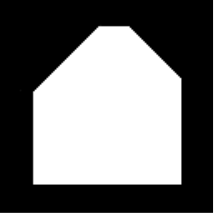
#> input picture lista_periodo_2020_6/imagens/quadrado_q15.png, 214 x 214 px, found by its file name
$ jupyter execute --allow-errors lista_pdi_mateus_de_assis.ipynb   (older library calls are emulated)
#> lines starting #> are read from the running program, lines starting #| are printed output that depends on the picture
# Proposta de Resolução da Primeira Lista de Exercícios, por Mateus de Assis Silva

[cell 1]
import numpy as np
import matplotlib.pyplot as plt
import matplotlib
from scipy import signal
import cv2
from google.colab.patches import cv2_imshow

## Questão 1

Note como a imagem g(x,y) é composta por vários fenômenos que ocorrem em adição: a cena que está sendo capturada r(x,y) e os fenômenos físicos que a acompanham (iluminação i(x,y) e o ganho do sensor h(x,y)); um ruído de característica aleatória n(x,y); e um erro "natural" e determinístico gerado pela implementação física do sensor p(x,y).

Vale saber que a polarização adicionada pelo sensor é naturalmente baixa, visto que as imagens geralmente capturadas em dispositivos eletroeletrônicos não possuem tons distorcidos. Por exemplo, se a polarização na banda do vermelho fosse alta, todas as fotos registradas com o referido sensor teriam um tom vermelho forte, independente do que estivesse sendo fotografado.

A reflectância é uma característica dos objetos em cena, sendo sua capacidade de refletir a luz incidida. A iluminação, por sua vez, pode ser controlada via lâmpadas e refletores adequados (como aqueles que encontramos em estúdios de fotografia).

Por fim, o ruído aditivo representa um elemento indesejado de natureza aleatória. Sua interação pode ser reduzida a partir de filtros adequados. Por exemplo, um ruído impulsivo do tipo sal-e-pimenta pode ser tratado com filtro espacial da mediana, enquanto que um ruído de natureza gaussiana pode ser corrigido com filtro espacial da média.

## Questão 2

[cell 2]
imagem_2 = np.zeros((9,9))
for i in range(0,9):
  for j in range(0,9):
    if i in range(2,7) and j in range(2,7):
      imagem_2[i,j]=1

imagem_2

[cell 3]
mascara_2 = np.array([[-1,0,1],[-1,0,1],[-1,0,1]])
mascara_2

[cell 4]
signal.convolve2d(imagem_2,mascara_2)

Note os números negativos na metade esquerda da matriz. Isso ocorre porque no momento da convolução a matriz é invertida em ambos eixos. Isto é, a matriz resultante é a seguinte:

$ \begin{bmatrix} 1 & 0 & -1\\ 1 & 0 & -1\\ 1 & 0 & -1\\ \end{bmatrix}$

## Questão 3

Como premissa inicial considere que a imagem digital em questão se encontra em tons de cinza (imagem cinzenta, não colorida). Assuma também que o fundo é apresentado com tom claro (branco) e os objetos que compõem a figura são apresentados no tom preto.

(a) De forma a remover os objetos que tocam a margem da figura, executa-se uma varredura sobre os pixels que compõem perímetro da imagem. Caso algum pixel encontrado tenha tom escuro, executa-se o algoritmo ```floodfill``` com semente igual ao valor do maior tom de brilho. Isso fará com que os objetos que tocam a margem sejam mesclados ao fundo da cena. Essa imagem de saída será denominada ```imagem_sem_borda```.

(b) De forma a realizar a contagem dos objetos que se encontram na figura, pode-se executar uma varredura linha-a-linha, partindo do topo esquerdo da imagem até se atingir o canto inferior direito. Também deve-se iniciar uma variável que chamaremos ```contador_de_objetos```. Para cada pixel varrido, compara-se seu valor com o menor tom possível. Caso o retorno dessa comparação seja verdadeiro, incrementa-se o valor da variável   ```contador_de_objetos``` e realiza-se o algoritmo ```floodfill``` com semente igual ao valor dessa variável. Isso permitirá a contagem de objetos até o maior valor de tom cinza menos um. A imagem resultado será denominada ```imagem_contada```.

(c) Como medida de área de objeto, podemos contar quantos pixels compõem o mencionado objeto. Para tanto, define-se um vetor denominado ```vetor_de_areas``` com tantas posiçõesquanto objetos encontrados anteriormente. Varre-se a imagem linha a linha, partindo-se do topo esquerdo até ancançar-se o canto inferior direito. Checa-se o valor de cada pixel, e dependendo de tal quantidade, incrementa-se o respectivo valor no ```vetor_de_areas``` (note que ignora-se valores que correspondem ao fundo ou a 0). Ao fim do processamento, tem-se as áreas de cada objeto.

(d) Para podermos diferenciar um círculo de um quadrado de um triângulo, será necessário, em primeiro lugar, aferir um valor de perímetro para os objetos presentes na figura. Para podermos realizar a medição de tais valores, basta iterar sobre a imagem, mais uma vez, e, ao encontrar um pixel de uma figura, percorrer o trajeto ao redor da imagem, contando quantos pixels que pertencem a imagem tocam o fundo.

Concluída tal etapa, temos, para cada objeto encontrado,suas áreas e perímetros. Assim, basta computar a razão entre o quadrado do perímetro e a área. Note que, para um quadrado, esse número equivale a 16, enquanto que para um círculo , esse valor se aproxima de 12.57 (4 vezes o valor de pi). Caso não se aproxime de nenhum desses valores, atribui-se ao objeto o rótulo "triângulo".

(e) Para identificar as posições dos objetos, itera-se sobre a imagem, partindo do topo esquerdo até se atingir o canto inferior direito. Atingindo-se algum pixel que compõe um objeto, registra-se aquela posição (que vem a ser a posição do objeto) e aplica-se o algoritmo ```floodfill``` com semente igual ao valor do maior tom de brilho (mesclando, assim, o objeto ao fundo da imagem). Ao final teremos, como posição dos objetos, o pixel do canto superior esquerdo da figura.

## Questão 4

Vou [importar a imagem](https://stackoverflow.com/questions/49186905/loading-images-in-google-colab) do quadrado que cortei lá da lista. Pra fazer o download dela, [clique aqui](https://github.com/mtxslv/dca0445_dip/blob/master/lista_periodo_2020_6/imagens/quadrado_q4.png). Abaixo importo e passo ao processamento:

[cell 5]
from google.colab import files
uploaded = files.upload()
#> the answer given: quadrado_q15.png
for fn in uploaded.keys():
  print('User uploaded file "{name}" with length {length} bytes'.format(
      name=fn, length=len(uploaded[fn])))

[cell 6]
imagem_q4 = cv2.imread("quadrado_q4.png",cv2.IMREAD_GRAYSCALE)
#> (the rest of this cell did not finish here and is left out)

[cell 7]
cv2_imshow(imagem_q4)

[cell 8]
type(imagem_q4)

Agora que já vimos a imagem, [apliquemos o Sobel](https://opencv-python-tutroals.readthedocs.io/en/latest/py_tutorials/py_imgproc/py_gradients/py_gradients.html). Caso queira saber mais, [clique aqui](https://docs.opencv.org/3.4/d4/d86/group__imgproc__filter.html#gacea54f142e81b6758cb6f375ce782c8d).

#> (a cell that did not finish here is left out)

Na letra a queremos o [campo vetorial](https://stackoverflow.com/questions/30079740/image-gradient-vector-field-in-python):

[cell 10]
X,Y = np.meshgrid(np.linspace(0,1,157),np.linspace(0,1,157))

[agora é só plotar](https://krajit.github.io/sympy/vectorFields/vectorFields.html)

#> (a cell that did not finish here is left out)

E na letra b pede-se o campo magnitude do gradiente:

#> (a cell that did not finish here is left out)

#> (a cell that did not finish here is left out)

#> (a cell that did not finish here is left out)

## Questão 5

[cell 15]
matriz = np.array([[0,5,7,7,5,8,7,8],
                   [7,2,6,2,6,5,6,8],
                   [6,9,7,7,0,7,2,7],
                   [6,6,1,7,6,7,7,5],
                   [9,6,0,7,8,2,6,7],
                   [2,8,8,2,7,6,7,8],
                   [7,3,2,6,1,7,5,8],
                   [9,9,5,6,7,7,7,7]])
matriz

[cell 16]
# (b)
histogram_vector,bin_edges = np.histogram(matriz)
plt.bar(np.arange(0,10),histogram_vector)

[cell 17]
#(c)
cumulative_histogram = np.cumsum(histogram_vector)
plt.bar(np.arange(0,10),cumulative_histogram)
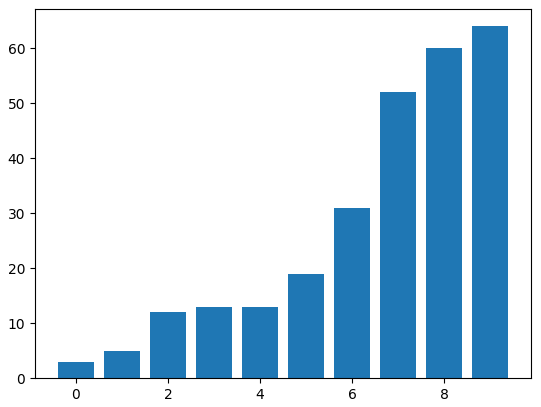
#> figure drawn by matplotlib, 1 panel; tallest bar 64 high, from x = 8.6 to 9.4

[cell 18]
def mapeamento_cum_hist(matriz_recebida,histograma_acumulado):
  linhas,colunas = np.shape(matriz_recebida)
  matriz_cum_hist = np.zeros((linhas,colunas))
  for i in range(0,linhas):
    for j in range(0,colunas):
      matriz_cum_hist[i,j]=histograma_acumulado[matriz_recebida[i,j]]
  return np.amax(matriz_recebida)*np.round(matriz_cum_hist/(linhas*colunas),1)

[cell 19]
mapeamento_cum_hist(matriz, cumulative_histogram)

(c) A equalização de histogramas é adequada para facilitar a compreensão de imagens com brilho saturado (muito escuras ou muito claras). Caso esteja se tratando desse caso, o resultado será bastante útil; caso não seja esse o problema, o processamento pode ser inútil.

## Questão 6

a. A cor é percebida pelo sistema visual humano através da excitação de células especializadas conhecidas como cones. Existe três tipos de cones, cada um responsável por responder melhor aos estímulos das frequências luminosas que interpretamos como verde, vermelho e azul.

b. Partindo da premissa de que o que entendemos como cor é a composição de três estímulos, se define o conceito da teoria dos tristímulos, em que as cores são a composição de diferentes intensidades de verde, vermelho e azul.

c. Dado que a teoria dos tristímulos define o conceito de composição de cores, a captura de imagens e a posterior exibição em telas é feita através da adição de luz, enquanto se imprime adicionando pigmentos (o que causará a subtração da capacidade reflexiva por parte da tela a ser tingida). Ao primeiro método é dado o nome "sistema aditivo", enquanto que o último é denominado "sistema subtrativo".

d. Considera-se como atributos da cor as seguintes entidades: radiância (energia emitida pela fonte de luz); luminância (energia percebida pelo observador); e brilho (noção acromática de intensidade da luz)

## Questão 7

Suponha que a faixa é dada pelos seus limites máximo e mínimo.

Aplica-se os operadores de sobel em ambos os eixos e têm-se esses valores como as coordenadas dos vetores do campo gradiente.

Calcula-se o ângulo do vetor gradiente em cada ponto da imagem. Caso esse ângulo se encontre dentro da faixa definida pelo usuário, o ponto em questão participa da reta.

Ora, para se construir as retas, basta seguir o seguinte protocolo ao encontrar um ponto válido (dentro da margem definida): se mover na direção da linha (note que a equação da linha é y=mx+b, onde m é a tangente do ângulo definido e b é a altura do pixel),em ambos os sentidos, e procurar pontos com ângulo válido.

## Questão 8

Tal sistema de captura invariavelmente necessitará de dois processamentos principais: suavização de ruído a partir de média de imagens e aplicação de pseudo-cor para realçar detalhes desejados.

Em primeiro lugar, sana-se o ruído: captura-se uma quantidade de imagens e realiza-se a média pixel-a-pixel. O número de matrizes utilizadas para atenuar o ruído deve ser determinado empiricamente. Vale saber que tal processo só seria efetivo se o ruído seguir uma distribuição gaussiana. Caso seja notado que o ruído possui outra distribuição, deve-se utilizar outra medida estatística: mediana, por exemplo.

Por fim, escolhe-se um mapeamento de pseudo-cor empiricamente, baseado nas características que se deseja realçar.

## Questão 9

Em primeiro lugar, remove-se as bolhas que estão tocando a bordada imagem ao varrer o perímetro da imagem e aplicar o algoritmo ```floodfill``` com semente igual a itensidade do tom de cinza do fundo da cena.

Para concluir o processo que irá produzir a imagem que só terá bolhas isoladas, devemos estimar a área de uma bolha isolada. Pode-se recortar um trecho retangular da imagem que possui uma bolha isolada e executar uma estimativa de área baseada na quantidade de pixels que compõem a figura, para realizar-se tal estimativa.

Por fim, itera-se a imagem cujas bolhas marginais já foram removidas, partindo do topo esquerdo até atingir o canto inferior direito. Caso se encontre um pixel que compõe um objeto, mede-se a área da figura em _foreground_, e caso ela não seja igual a estimativa da área da bolha isolada, aplica-se ```floodfill``` cuja semente é o valor do tom de cinza que compõe o fundo.

Ao fim desse processo haverá a imagem cujas bolhas estão isoladas e não tocam a margem.

## Questão 10

(a) Ao se zerar os bits menos significativos, todas as colunas do histograma relativas a valores ímpares seriam zeradas, e os valores que lá foram registradas seriam adicionadas nas colunas imediatamente a esquerda (isto é, seriam adicionadas aos valores pares imediatamente menores).

(b) Ao se zerar os bits mais significativos, as colunas do histograma relativas à metade maior de intensidades (itensidade 2 elevado a 4 até itensidade 2 elevado a 7) seriam zeradas e seus valores seriam redistribuídos na metade menor de itensidades (itensidade 2 elevado a 0 até itensidade 2 elevado a 3). Por exemplo, se houveram, inicialmente, 11 pixels com itensidade 10000001 (itensidade 129) e 7 pixels com itensidade 00000001 (itensidade 1), haverão, ao fim do procedimento, 0 pixels com itensidade 129 e 11+7=18 pixels com itensidade 01.

## Questão 11

1. Máximo Acima de Limiar
2. Detector de Bordas de Sobel
3. Filtro de Aguçamento
4. Filtro da Mediana
5. Equalização
6. Filtro da Média
7. Detector de Bordas de Sobel
8. Transformação de Brilho

## Questão 12

Existem 3 intensidade: _r1_, _r2_ e _r3_. Note que o contagem de cada intensidade é igual à área com cada itensidade. Definamos um vetor que determinará o histograma:

[cell 20]
histogram_q12 = np.zeros([3])
histogram_q12

A intensidade _r2_ possui como histograma:

[cell 21]
histogram_q12[1] = np.power(175-144,2)

A intensidade _r3_ possui como histograma:

[cell 22]
histogram_q12[2] = np.power(191-128,2) - histogram_q12[1]

A intensidade _r1_ possui como intensidade:

[cell 23]
histogram_q12[0] = np.power(256,2) - histogram_q12[1] - histogram_q12[2]

Eis o nosso vetor:

[cell 24]
255*histogram_q12/(256*256)

[cell 25]
plt.title("Histograma q12")
plt.ylabel("Occurence Counting")
plt.xlabel("Intensities")
plt.bar([0,1,2],255*histogram_q12/(256*256), tick_label = ("r1","r2","r3"))
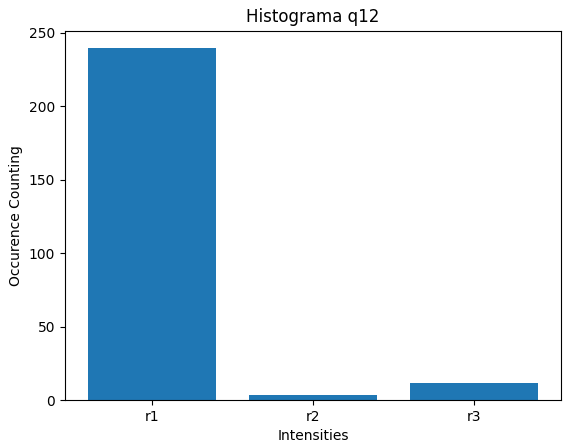
#> figure drawn by matplotlib, 1 panel; tallest bar 239.6 high, from x = -0.4 to 0.4

Agora vamos equalizar:

[cell 26]
cum_hist = np.cumsum(histogram_q12)
255*cum_hist/(256*256)

[cell 27]
plt.title("Histograma Equalizado q12")
plt.ylabel("Occurence Counting")
plt.xlabel("Intensities")
plt.bar([0,1,2],255*cum_hist/(256*256), tick_label = ("r1","r2","r3"))
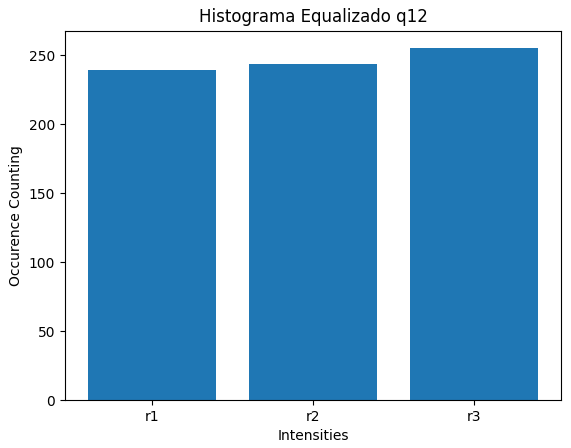
#> figure drawn by matplotlib, 1 panel; tallest bar 255 high, from x = 1.6 to 2.4

Note que, após equalizado, os valores do histograma não possuem uma diferença maior que 8 tons. Logo, não seria possível distinguir as regiões.

## Questão 13

Para ambas imagens temos histogramas com duas colunas: uma para o tom escuro (intensidade 0) e outra para o tom claro (intensidade 255). Note, também, que o histograma de ambas as colunas se iguala a área de cada cor. Isto é, a área "branca" (definida como contagem de pixels brancos), iguala o histograma para a intensidade 255. O mesmo se repete para  a área preta.

[cell 28]
hist_a_preto = 80*40 # base*altura
hist_a_branco = 80*40

#> (a cell that did not finish here is left out)

Considere que vai ser aplicado um filtro suavizante 3x3, dado por:
$$\frac{1}{9} * \begin{bmatrix} 1 & 1 & 1 \\ 1 & 1 & 1 \\ 1 & 1 & 1 \\  \end{bmatrix}$$
Considere, também, que a imagem se repete infinitamente, o que nos permitirá definir:
* acima da borda superior existe a cópia da imagem
* abaixo da borda inferior existe a cópia da imagem
* ao lado da borda direita existe a cópia da imagem
* ao lado da borda esquerda existe a cópia da imagem

Aplicado o filtro suavizante descrito acima na imagem a, teremos uma imagem tal que:
* A primeira e quadragésima coluna é preenchida com elementos de intensidade 170;
* Da segunda a trigésima nona coluna todos os elementos são preenchidos com intensidade 255;
* A quadragésima primeira e última coluna é preenchida com intensidade 85;
* Da quadragésima segunda até a penúltima coluna, todos os elementos são nulos.

Por que isso ocorre? Note que:
* A média executada pela máscara sobre a primeira e a quadragésima coluna sempre será entre 6 elementos com intensidade 255 e 3 elementos de intensidade nula;
* Da segunda a trigésima nona coluna todos os elementos multiplicados pela máscara possui mesmo valor (igual a 255);
* A média executada pela máscara sobre a quadragésima primeira e última coluna sempre será entre 6 elementos com intensidade nula e 3 elementos de intensidade igual a 255;
* Da quadragésima segunda até a penúltima coluna, todos os elementos multiplicados pela máscara possui mesmo valor (igual a 0)

[cell 30]
hist_a_suavizado = np.array([38*80,2*80,2*80,38*80]) # 0 85 170 255

Aplicado o filtro suavizante descrito anteriormente na figura b, temos:
* 128 pixels de intensidade 113
* 1024 pixels de intensidade 85
* 2048 pixels de intensidade 0
* 128 pixels de intensidade 142
* 1024 pixels de intensidade 170
* 2048 pixels de intensidade 255

Por que isso ocorre? Bem, note que existem 32 quadrados pretos e 32 quadrados brancos. Cada um será rodeado por 4 quadrados de cor oposta e 4 quadrados de cor semelhante.

* Note que os pixels dos vértices sempre estarão rodeados de 4 pixels de cor oposta e 4 pixels de cor semelhante. Assim temos 4x32=128 pixels (e intensidades (4/9)x255 aprox. 113 e (5/9)x255  aprox. 142).
* Note que os pixels das bordas dos quadrados (excluindo-se os vértices, que já foram computados), sempre estarão rodeados por exatos 3 pixels de cores opostas e 5 de cores semelhantes. Assim temos 8 pixels para cada uma das 4 bordas para cada um dos 32 quadrados (8x4x32=1024) e intensidades(3/9)x255 e (6/9)x255.
* Note que os pixels centrais estarão rodeados por semelhantes. Disso deduz que haverão 8x8x32=2048 pixels com as intensidades da imagem original.

[cell 31]
hist_b_suavizado = np.array([2048,1024,128, 128, 1024,2048]) # 0 85 113 142 170 255

Agora basta plotar:

[cell 32]
plt.title("Histograma Imagem A original")
plt.ylabel("Occurence Counting")
plt.xlabel("Intensities")
#> (the rest of this cell did not finish here and is left out)

[cell 33]
plt.title("Histograma Imagem A Suavizada")
plt.ylabel("Occurence Counting")
plt.xlabel("Intensities")
plt.bar([0,1,2,3],255*hist_a_suavizado/(80*80), tick_label = ("0","85","170","255"))
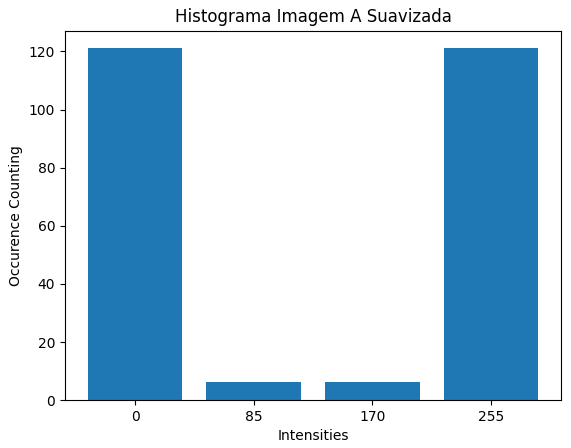
#> figure drawn by matplotlib, 1 panel

[cell 34]
plt.title("Histograma Imagem B Original")
plt.ylabel("Occurence Counting")
plt.xlabel("Intensities")
plt.bar([0,1],255*np.array([hist_a_preto,hist_a_branco])/(80*80), tick_label = ("0","255"))
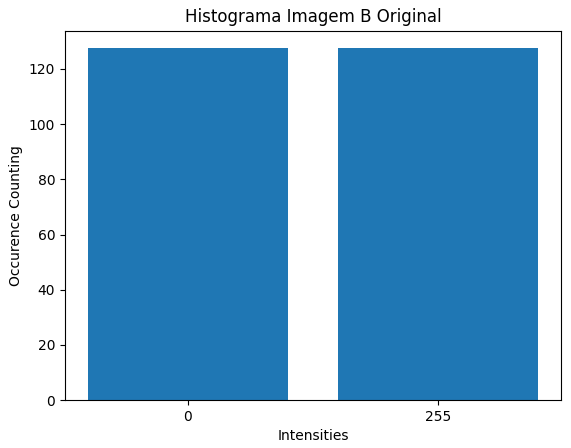
#> figure drawn by matplotlib, 1 panel

[cell 35]
plt.title("Histograma Imagem B Suavizada")
plt.ylabel("Occurence Counting")
plt.xlabel("Intensities")
plt.bar([0,1,2,3,4,5],255*hist_b_suavizado/(80*80), tick_label = ("0","85","113","142","170","255")) #0 85 113 142 170 255
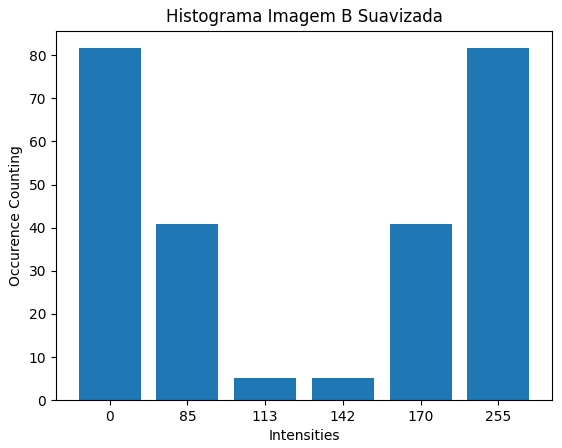
#> figure drawn by matplotlib, 1 panel

Como pôde ser visto, a filtragem altera sim o histograma.

## Questão 14

Para que o procedimento seja realizado corretamente, é necessário que a iluminação não tenha variado entre a aquisição da figura padrão e a figura das peças analizadas.

Também é necessário que a posição (cartesiana e angular) das peças não haja variado.

## Questão 15

[cell 36]
from google.colab import files
uploaded = files.upload()
#> the answer given: quadrado_q15.png
for fn in uploaded.keys():
  print('User uploaded file "{name}" with length {length} bytes'.format(
      name=fn, length=len(uploaded[fn])))

[cell 37]
imagem_q15 = cv2.imread("quadrado_q15.png",cv2.IMREAD_GRAYSCALE)
#> imagem_q15 is the input picture: shape (214, 214); min 0, max 255, mean 113.5
print("Image Dimensions = ", imagem_q15.shape)
#| Image Dimensions =  (214, 214)

[cell 38]
cv2_imshow(imagem_q15)

[cell 39]
sobel_y_q15 = cv2.Sobel(imagem_q15,cv2.CV_64F,1,0,ksize=3)
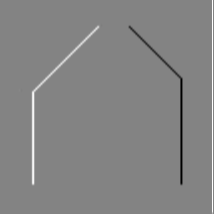
#> sobel_y_q15: shape (214, 214) float64; min -1020, max 960, mean 4.5; drawn with min black and max white
sobel_x_q15 = cv2.Sobel(imagem_q15,cv2.CV_64F,0,1,ksize=3)
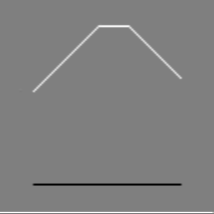
#> sobel_x_q15: shape (214, 214) float64; min -1020, max 1020, mean 5.5; drawn with min black and max white

[cell 40]
cv2_imshow(sobel_x_q15)

[cell 41]
cv2_imshow(np.abs(sobel_y_q15+sobel_x_q15))
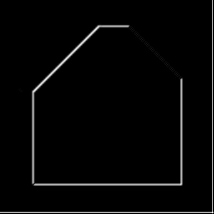
#> shown: shape (214, 214) float64; min 0, max 1424, mean 32.8; drawn with min black and max white

[cell 42]
cv2_imshow(np.abs(-sobel_y_q15+sobel_x_q15))
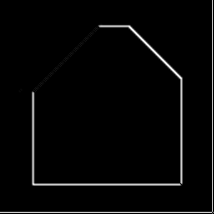
#> shown: shape (214, 214) float64; min 0, max 1256, mean 31.7; drawn with min black and max white
